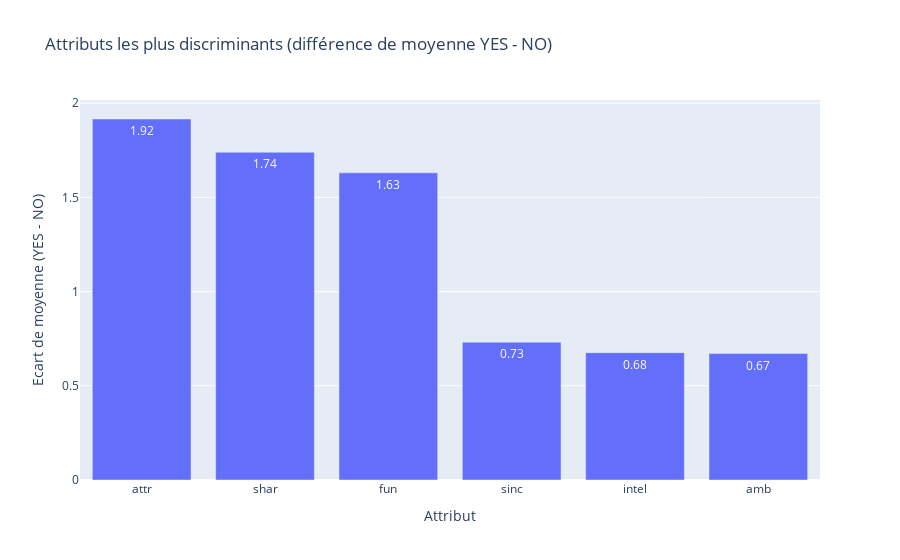

Notebook code cell kept with this figure:
### Code cell
means = df_ratings.groupby("dec")[attributes].mean().T
means.columns = ["no_mean", "yes_mean"]
means["delta_yes_minus_no"] = means["yes_mean"] - means["no_mean"]
means = means.reset_index().rename(columns={"index": "attribute"})

fig = px.bar(
    means.sort_values("delta_yes_minus_no", ascending=False),
    x="attribute",
    y="delta_yes_minus_no",
    title="Attributs les plus discriminants (différence de moyenne YES - NO)",
    labels={"attribute": "Attribut", "delta_yes_minus_no": "Ecart de moyenne (YES - NO)"},
    text_auto=".2f"
)
fig.show()

### Figure 1 — Plotly figure (JSON) as saved in the notebook; plotly's stock layout.template omitted (floating-point values rounded to 4 significant figures)
{"data": [{"alignmentgroup": "True", "hovertemplate": "Attribut=%{x}<br>Ecart de moyenne (YES - NO)=%{y}<extra></extra>", "legendgroup": "", "marker": {"color": "#636efa", "pattern": {"shape": ""}}, "name": "", "offsetgroup": "", "orientation": "v", "showlegend": false, "textposition": "auto", "texttemplate": "%{y:.2f}", "type": "bar", "x": ["attr", "shar", "fun", "sinc", "intel", "amb"], "xaxis": "x", "y": [1.915, 1.739, 1.63, 0.7311, 0.6758, 0.6709], "yaxis": "y"}], "layout": {"barmode": "relative", "legend": {"tracegroupgap": 0}, "title": {"text": "Attributs les plus discriminants (différence de moyenne YES - NO)"}, "xaxis": {"anchor": "y", "domain": [0, 1], "title": {"text": "Attribut"}}, "yaxis": {"anchor": "x", "domain": [0, 1], "title": {"text": "Ecart de moyenne (YES - NO)"}}}}
